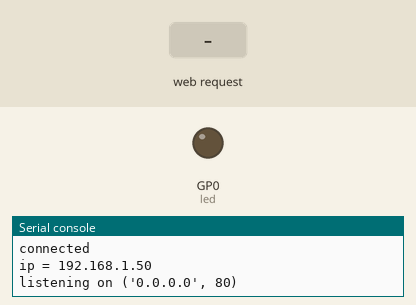
The program below on a simulated Raspberry Pi Pico running MicroPython. Parts: output pins drawn as LEDs (lit = HIGH), the last lines printed to the serial console. The test bench sets the inputs (shaded band). WiFi joins after 1.5 s.

Above: at 3.2 s.
3.3 s: HTTP request GET /light/on received
At 4.5 s:
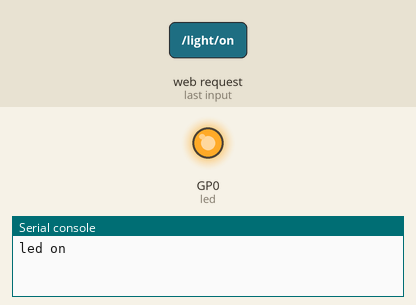
4.8 s: HTTP request GET /light/off received
At 5.9 s:
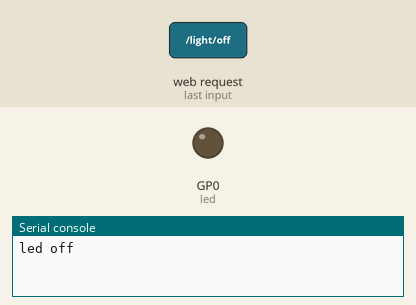
Timing chart, 0 to 7.8 s (numbered marks = the images above; inputs shaded):
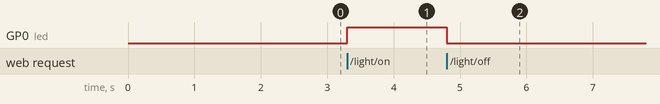

Measured:
- after the input at 3.3 s, GP0 (led): LOW → HIGH at once
- after the input at 4.8 s, GP0 (led): HIGH → LOW at once

The program:

tiny_webserver.py
```python
# small web server to control one LED (GP0)
#
# 2023.11.24

import network
import socket
import time

from machine import Pin

led = Pin(0, Pin.OUT)

ssid = 'xxxx'
password = 'xxx'

wlan = network.WLAN(network.STA_IF)
wlan.active(True)
wlan.connect(ssid, password)

html = """<!DOCTYPE html>
<html>
<head> <title>Pico W</title> </head>
<body> <h1>Pico W</h1>
<p>%s</p>
</body>
</html>
"""

# Wait for connect or fail
max_wait = 10
while max_wait > 0:
    if wlan.status() < 0 or wlan.status() >= 3:
        break
    max_wait -= 1
    print('waiting for connection...')
    time.sleep(1)

# Handle connection error
if wlan.status() != 3:
    raise RuntimeError('network connection failed')
else:
    print('connected')
    status = wlan.ifconfig()
    print( 'ip = ' + status[0] )

# Open socket
addr = socket.getaddrinfo('0.0.0.0', 80)[0][-1]

s = socket.socket()
s.bind(addr)
s.listen(1)

print('listening on', addr)

#Listen for connection
while True:
    try:
        cl, addr = s.accept()
        print('client connected from ', addr)
        request = cl.recv(1024)
        print(request)

        request = str(request)
        led_on = request.find('/light/on')
        led_off = request.find('/light/off')

        if led_on == 6:
            print('led on')
            led.on()
            stateis = 'LED is ON'

        if led_off == 6:
            print('led off')
            led.off()
            stateis = 'LED is OFF'

        response = html % stateis

        cl.send('HTTP/1.0 200 OK\r\nContent-type: text/html\r\n\r\n')
        cl.send(response)
        cl.close()

    except OSError as e:
        cl.close()
        print('connection closed')
```
